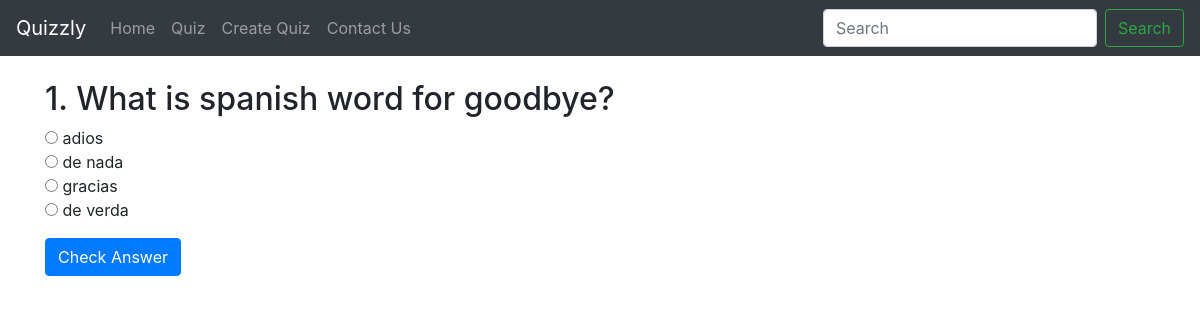
Page /solve/32 on the committed database.
### quiz/models.py (models this page shows, shortened)
class Question(models.Model):
    ques = models.CharField(max_length=150)
    option1 = models.CharField(max_length=100)
    option2 = models.CharField(max_length=100)
    option3 = models.CharField(max_length=100)
    option4 = models.CharField(max_length=100)
    cor_option = models.CharField(max_length=5)

### quiz/views.py (the view, shortened to what this page needs)
# urls.py: path('solve/<ques_id>', views.solve, name='solve'),
def solve(request, ques_id):
    question = Question.objects.get(pk=ques_id)
    context = {'question':question}
    return render(request,'solve.html', context)

### templates/solve.html (shortened to what this page needs)
{% extends 'base.html' %}
{% block body %}
<div class="container my-4">
    <form method='post' action="/solve/{{question.id}}">  {% csrf_token %}
        <h2>{{question.ques}}</h2>
                <input type="radio" name="ques" value="1"> {{question.option1}}<br>
                <input type="radio" name="ques" value="2"> {{question.option2}}<br>
                <input type="radio" name="ques" value="3"> {{question.option3}}<br>
                <input type="radio" name="ques" value="4"> {{question.option4}}<br>
            <input type="submit" class="btn btn-primary" value="Check Answer">
    </form>
</div>
{% endblock body %}

### rows in the picture
Question: ques "1. What is spanish word for goodbye?", option1 "adios", option2 "de nada", option3 "gracias", option4 "de verda"
